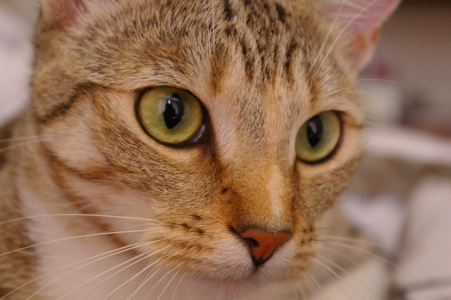
#> input picture dataset/chelsea.ppm, 451 x 300 px
$ python main.py
#> lines starting #> are read from the running program, lines starting #| are printed output that depends on the picture
# Import Libraries
import numpy as np
import matplotlib.pyplot as plt
import matplotlib.image as mpimg
import os

# Read the Image File
img = mpimg.imread('../dataset/chelsea.ppm')
#> img is the input picture: shape (300, 451, 3); mean R, G, B 147.7, 111.4, 86.8
(l, w, d) = img.shape
#> l = 300; w = 451; d = 3

plt.imshow(img)

print(f'The original image has length = {l}, width = {w}, and color planes = {d}.')
#| The original image has length = 300, width = 451, and color planes = 3.

# Pad the Image
# Perform zero padding if required
window_size = 8
img_pad  = np.pad(img, pad_width=[(0, window_size - l%window_size),(0, window_size - w%window_size), (0, 0)], mode='constant')
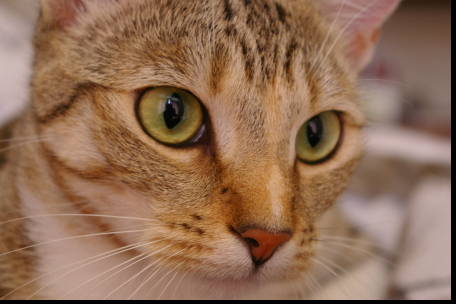
#> img_pad: shape (304, 456, 3); mean R, G, B 144.1, 108.8, 84.7

# Store the dimensions of the padded image
(length, width, depth) = img_pad.shape
#> length = 304; width = 456; depth = 3

# Check results
plt.imshow(img_pad)
print(f'The padded image has length = {length}, width = {width}, and color planes = {depth}.')
#| The padded image has length = 304, width = 456, and color planes = 3.

## YCbCr conversion matrix
rgb_to_yCbCr = np.array([[ 0.299, -0.168736,  0.5],
                          [0.587, -0.331264, -0.418688],
                          [ 0.114, 0.5, -0.081312]])

# Transform the Image to YCbCr
# Transformation
yCbCr_img = np.matmul(img_pad, rgb_to_yCbCr)

# Adjust the chrominance for encoding
yCbCr_img[:,:,1] += 128
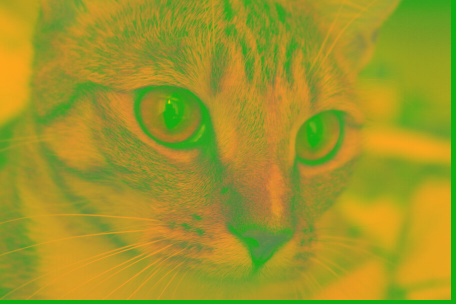
#> yCbCr_img: shape (304, 456, 3) float64; mean R, G, B 116.6, 110, 19.6; drawn with min black and max white
yCbCr_img[:,:,2] += 128
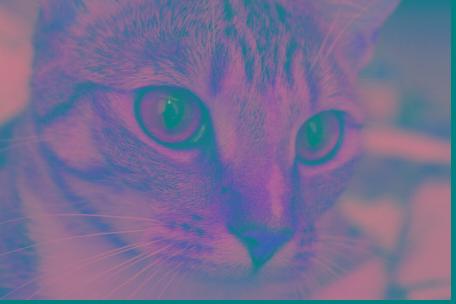
#> yCbCr_img: shape (304, 456, 3) float64; mean R, G, B 116.6, 110, 147.6

# Subsample the Image Chrominance
# Save the luminance
Y_420_img = yCbCr_img[:, :, 0]
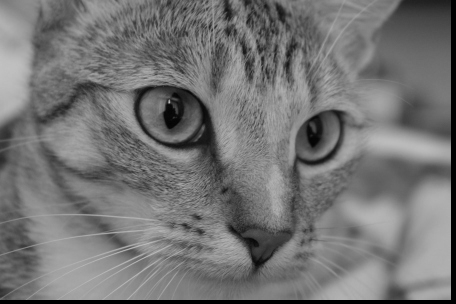
#> Y_420_img: shape (304, 456) float64; min 0, max 194.2, mean 116.6

# Subsample the chrominance
Cb_420_img = np.zeros((length >> 1, width >> 1))
Cr_420_img = np.zeros((length >> 1, width >> 1))

for i in range(0, length, 2):
    for j in range(0, width, 2):
        Cb_420_img[i//2,j//2] = np.average(yCbCr_img[i:i+2, j:j+2, 1])
        Cr_420_img[i//2,j//2] = np.average(yCbCr_img[i:i+2, j:j+2, 2])
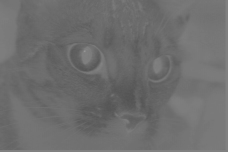
#> Cb_420_img: shape (152, 228) float64; min 83.45, max 150.2, mean 110
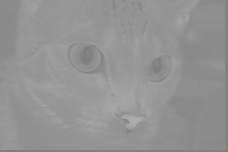
#> Cr_420_img: shape (152, 228) float64; min 115.9, max 175.5, mean 147.6

# Write Image Data on a File
with open("../output/enc_chelsea.ycbcr", 'wb') as f:
    np.array([l, w, d]).astype('int64').tofile(f)
    (Y_420_img.astype('uint8')).flatten().tofile(f)
    (Cb_420_img.astype('uint8')).flatten().tofile(f)
    (Cr_420_img.astype('uint8')).flatten().tofile(f)

# Read and Adjust Image Dimensions from Encoded File
# Read image dimensions from the encoded file
with open("../output/enc_chelsea.ycbcr",'rb') as f_full:
    (dec_l, dec_w, dec_d) = np.fromfile(f_full, dtype=np.int64, count=3, sep="")

# Dimension adjustment for zero padding
length = (dec_l//8+1)*8
width = (dec_w//8+1)*8
depth = dec_d

# Read File Data
# prepare data structures to read data
res = length*width
dec_full = np.zeros(res+(res >> 1))
yCbCr_dec = np.zeros((length, width, depth))
CbCr_dec = np.zeros((length >> 1, width >> 1, depth - 1))

with open("../output/enc_chelsea.ycbcr",'rb') as f_full:
    dec_full = np.fromfile(f_full, dtype=np.uint8, offset=24, count=-1, sep="")
# 1D to 3D conversion
yCbCr_dec[:,:,0] = dec_full[0:res].reshape((length,width))
CbCr_dec[:,:,0] = dec_full[res:(res+(res >> 2))].reshape((length >> 1, width >> 1))
CbCr_dec[:,:,1] = dec_full[(res+(res >> 2)):(res+(res >> 1))].reshape((length >> 1, width >> 1))

# Interpolate the Chrominance Component
CbCr_dec_full = np.zeros((length, width, depth - 1))
# Interpolation
for i in range(length >> 1):
    for j in range(width >> 1):
        CbCr_dec_full[2*i:2*i+2,2*j:2*j+2,0] = CbCr_dec[i,j,0]
        CbCr_dec_full[2*i:2*i+2,2*j:2*j+2,1] = CbCr_dec[i,j,1]

## RGB conversion matrix
yCbCr_to_rgb = np.array([[ 1.0, 1.0, 1.0],
                       [0.0, -0.344136, 1.772],
                       [ 1.402, -0.714136 , 0.0]])

# Inverse-Transform the Image
yCbCr_dec[:,:,1] = CbCr_dec_full[:,:,0] - 128
yCbCr_dec[:,:,2] = CbCr_dec_full[:,:,1] - 128

# Inverse transform to RGB
rtv_img = np.matmul(yCbCr_dec, yCbCr_to_rgb)/255.0

# Clip to range
np.putmask(rtv_img, rtv_img > 1.0, 1.0)
np.putmask(rtv_img, rtv_img < 0.0, 0.0)

# Remove zero padding
decoded_img = rtv_img[0:dec_l, 0:dec_w, :]

# Plot the images
fig, ax = plt.subplots(1, 2, figsize = (12, 12))

ax[0].imshow(img)
ax[0].set_title("Original Image")
ax[1].imshow(decoded_img)
ax[1].set_title('Processed Image')

plt.savefig("../output/processed_vs_original.png")
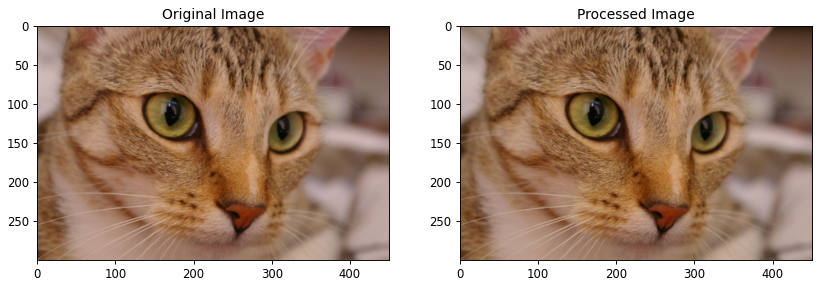
#> figure drawn by matplotlib, 2 panels

# Evaluate Compression Ratio
input_file_name = "../dataset/chelsea.ppm"
enc_file_name = "../output/enc_chelsea.ycbcr"

# Get the stats of both original and reconstructed images
input_file_stats = os.stat(input_file_name)
#> (the run stopped early here; a loop or call above may not have finished)
